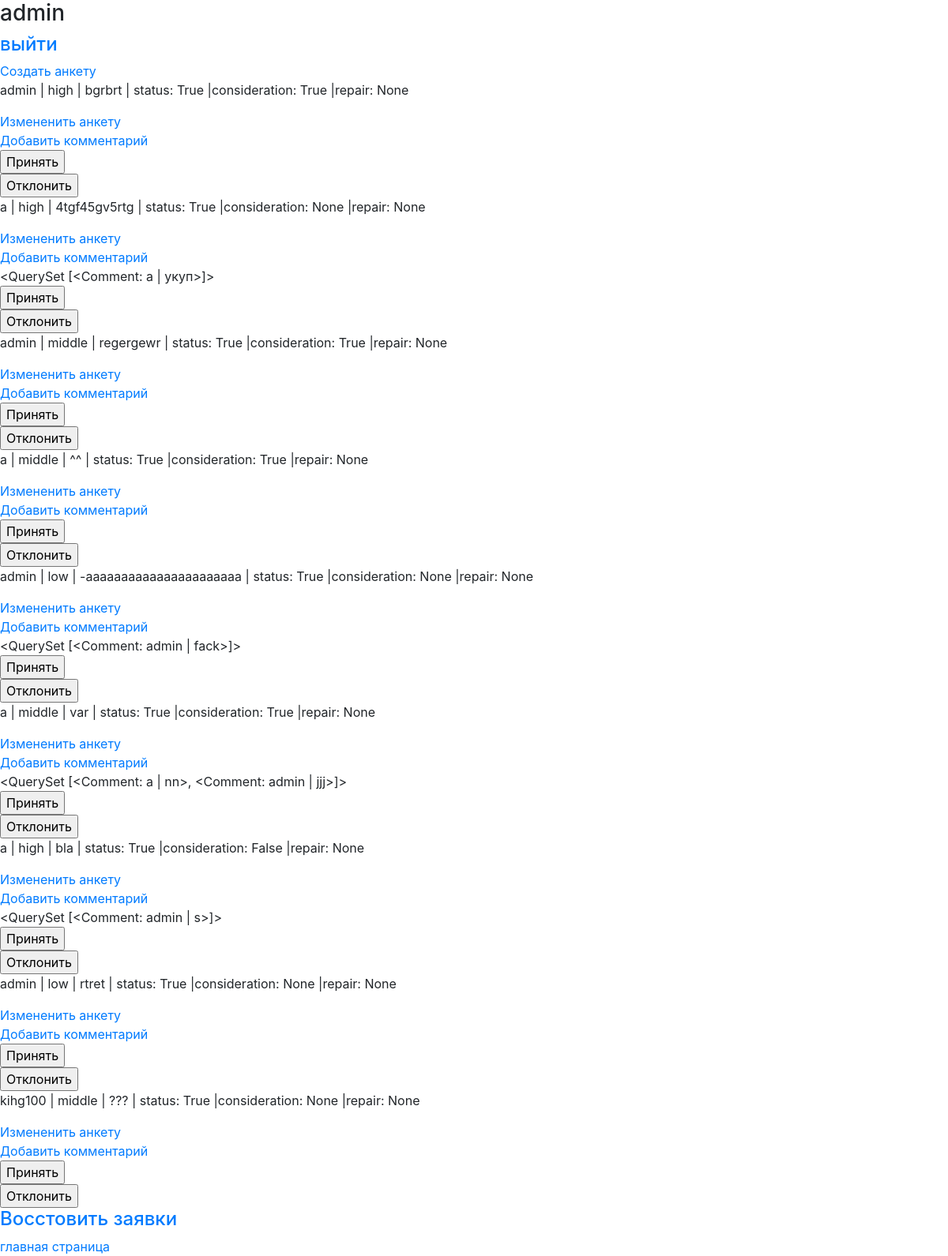
Before: / (signed in) with the older database file.
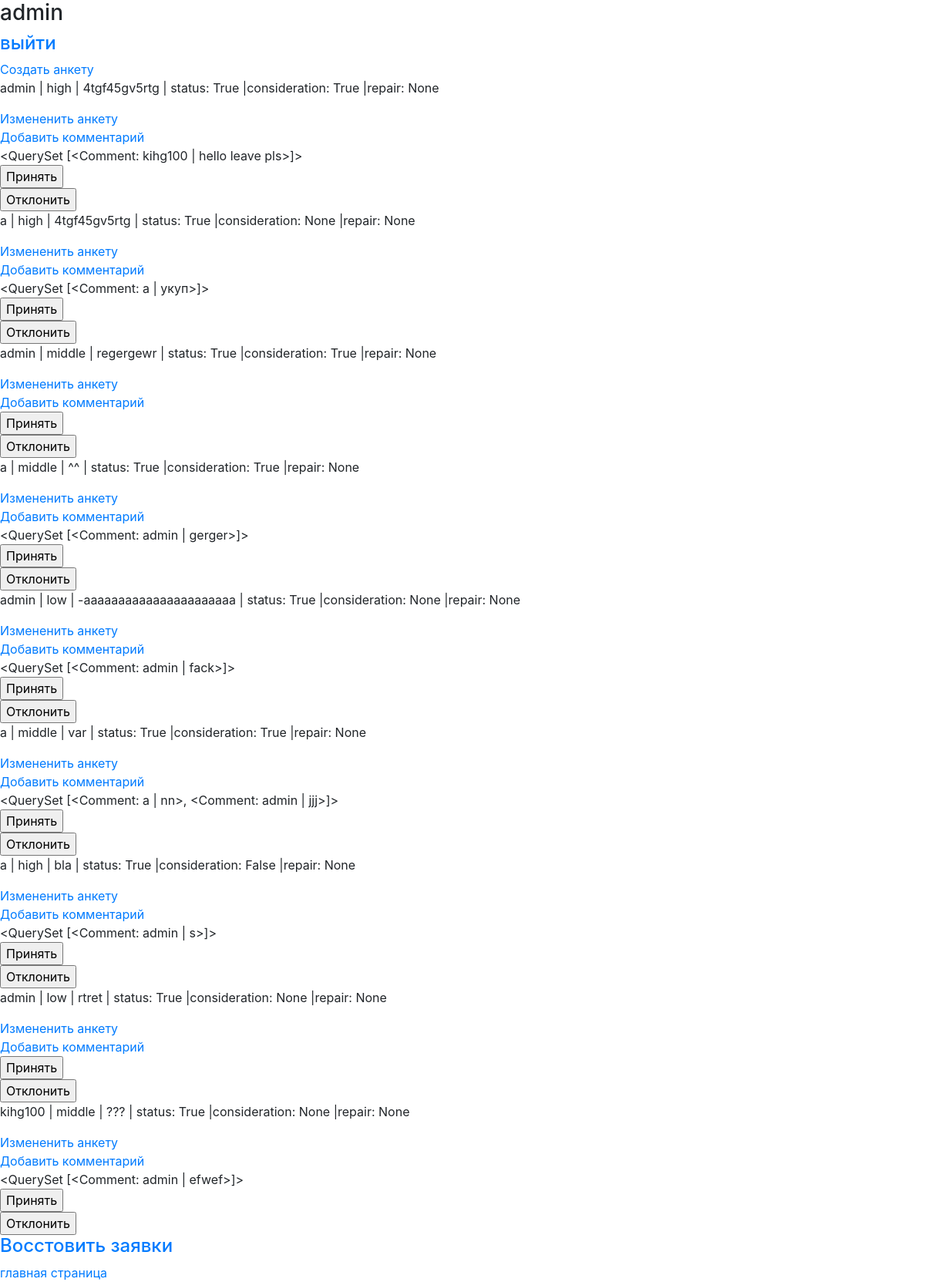
After: the same page with the newer database file.
### myapp/models.py (models this page shows)
class Questionnaires(models.Model):
	user = models.ForeignKey(User, on_delete=models.CASCADE)
	importance = models.CharField(choices=IMPORTANCE_CHOICE, max_length=10)
	title = models.CharField(max_length=100)
	text = models.TextField()
	status = models.BooleanField(default=True)
	consideration = models.BooleanField(null=True, blank=True)
	repair = models.BooleanField(null=True, blank=True)
	def __str__(self):
		return f'{self.user} | {self.importance} | {self.title} | status: {self.status} |consideration: {self.consideration} |repair: {self.repair}'

class Comment(models.Model):
	questionnaires = models.ForeignKey(Questionnaires, on_delete=models.CASCADE, related_name='comment_questionnaires')
	user = models.ForeignKey(User, on_delete=models.CASCADE, related_name='comment_user')
	text = models.TextField()
	def __str__(self):
		return f'{self.user} | {self.text}'

### myapp/views.py (the view)
# urls.py: path('', QuestionnairesView.as_view(), name='index'),
class QuestionnairesView(ListView):
    model = Questionnaires
    template_name = 'index.html'
    def get_queryset(self):
        if self.request.user.is_authenticated:
            if not self.request.user.is_superuser:
                return Questionnaires.objects.filter(user=self.request.user)
            return Questionnaires.objects.all().filter(status=True)

### templates/index.html (shortened to what this page needs)
<!DOCTYPE html>
<html>
<head>
	<link rel="stylesheet" href="https://cdn.jsdelivr.net/npm/bootstrap@4.6.0/dist/css/bootstrap.min.css">
</head>
<body>
{% extends 'base.html' %}
{% block content %}
	{% if request.user.is_authenticated %}
		<h3>{{ request.user }}</h3>
		<h4><a href="{% url 'logout_page' %}">выйти</a></h4>
		<a href="{% url 'questionnaires_create' %}">Cоздать анкету</a><br>
		{% for questionnaires in questionnaires_list %}
			{% if questionnaires.repair is not True %}
				<p>{{ questionnaires }}</p>
			<a href="{% url 'questionnaires_update' questionnaires.pk %}">Измененить анкету</a><br>
			<a href="{% url 'comments' questionnaires.pk %}">Добавить комментарий</a><br>
			{% if questionnaires.comment_questionnaires.all %}
				{{questionnaires.comment_questionnaires.all}}
			{% endif %}
			{% if request.user.is_superuser %}
				<form method="post" action="{% url 'acept_questionnaires' questionnaires.pk %}">
				<input type="submit" value="Принять">
				</form>
				<form method="post" action="{% url 'reject_questionnaires' questionnaires.pk %}">
				<input type="submit" value="Отклонить">
				</form>
			{% endif %}
			{% endif %}
		{% endfor %}
	{% else %}
		<h4><a href="{% url 'register_page' %}">регистрация</a></h4>
		<h4><a href="{% url 'login_page' %}">авторизация</a></h4>
	{% endif %}
	{% if request.user.is_superuser %}
		<h4><a href="{% url 'admin_repair_questionnaires' %}">Восстовить заявки</a></h4>
	{% endif %}
{% endblock %}

Changed rows visible on the page:
changed Questionnaires: user+importance+title "admin | high | bgrbrt | status: True |consideration: True |repair: None" → "admin | high | 4tgf45gv5rtg | status: True |consideration: True |repair: None"; comment_questionnaires.all (not shown) → "<QuerySet [<Comment: kihg100 | hello leave pls>]>"
shown differently, row unchanged: Questionnaires "a | middle | ^^ | status: True |consideration: True |repair: None": comment_questionnaires.all (not shown) → "<QuerySet [<Comment: admin | gerger>]>"
shown differently, row unchanged: Questionnaires "kihg100 | middle | ??? | status: True |consideration: None |repair: None": comment_questionnaires.all (not shown) → "<QuerySet [<Comment: admin | efwef>]>"
